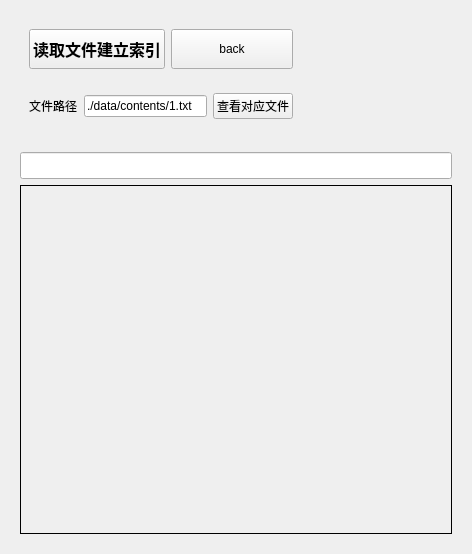
<?xml version="1.0" encoding="UTF-8"?>
<ui version="4.0">
 <class>SearchWidget</class>
 <widget class="QWidget" name="SearchWidget">
  <property name="geometry">
   <rect>
    <x>0</x>
    <y>0</y>
    <width>468</width>
    <height>535</height>
   </rect>
  </property>
  <property name="windowTitle">
   <string>Form</string>
  </property>
  <layout class="QVBoxLayout" name="verticalLayout_3">
   <item>
    <widget class="QWidget" name="widget_3" native="true">
     <property name="maximumSize">
      <size>
       <width>300</width>
       <height>250</height>
      </size>
     </property>
     <layout class="QVBoxLayout" name="verticalLayout">
      <item>
       <widget class="QWidget" name="widget_2" native="true">
        <layout class="QHBoxLayout" name="horizontalLayout_2">
         <item>
          <widget class="MyPushButton" name="pushButton">
           <property name="minimumSize">
            <size>
             <width>0</width>
             <height>40</height>
            </size>
           </property>
           <property name="font">
            <font>
             <pointsize>12</pointsize>
             <bold>true</bold>
            </font>
           </property>
           <property name="text">
            <string>读取文件建立索引</string>
           </property>
          </widget>
         </item>
         <item>
          <widget class="MyPushButton" name="pushButton_2">
           <property name="minimumSize">
            <size>
             <width>0</width>
             <height>40</height>
            </size>
           </property>
           <property name="text">
            <string>back</string>
           </property>
          </widget>
         </item>
        </layout>
       </widget>
      </item>
      <item>
       <widget class="QWidget" name="widget" native="true">
        <layout class="QHBoxLayout" name="horizontalLayout">
         <item>
          <widget class="QLabel" name="label_2">
           <property name="text">
            <string>文件路径</string>
           </property>
          </widget>
         </item>
         <item>
          <widget class="QLineEdit" name="lineEdit_2">
           <property name="text">
            <string>./data/contents/1.txt</string>
           </property>
          </widget>
         </item>
         <item>
          <widget class="MyPushButton" name="pushButton_3">
           <property name="text">
            <string>查看对应文件</string>
           </property>
          </widget>
         </item>
        </layout>
       </widget>
      </item>
     </layout>
    </widget>
   </item>
   <item>
    <widget class="QWidget" name="widget_4" native="true">
     <property name="minimumSize">
      <size>
       <width>450</width>
       <height>400</height>
      </size>
     </property>
     <layout class="QVBoxLayout" name="verticalLayout_2">
      <item>
       <widget class="QLineEdit" name="lineEdit">
        <property name="font">
         <font>
          <pointsize>12</pointsize>
          <bold>true</bold>
         </font>
        </property>
       </widget>
      </item>
      <item>
       <widget class="QLabel" name="label">
        <property name="minimumSize">
         <size>
          <width>400</width>
          <height>200</height>
         </size>
        </property>
        <property name="font">
         <font>
          <family>仿宋</family>
          <pointsize>10</pointsize>
         </font>
        </property>
        <property name="frameShape">
         <enum>QFrame::Box</enum>
        </property>
        <property name="text">
         <string/>
        </property>
        <property name="alignment">
         <set>Qt::AlignLeading|Qt::AlignLeft|Qt::AlignTop</set>
        </property>
       </widget>
      </item>
     </layout>
    </widget>
   </item>
  </layout>
 </widget>
 <customwidgets>
  <customwidget>
   <class>MyPushButton</class>
   <extends>QPushButton</extends>
   <header>mypushbutton.h</header>
  </customwidget>
 </customwidgets>
 <resources/>
 <connections/>
</ui>
